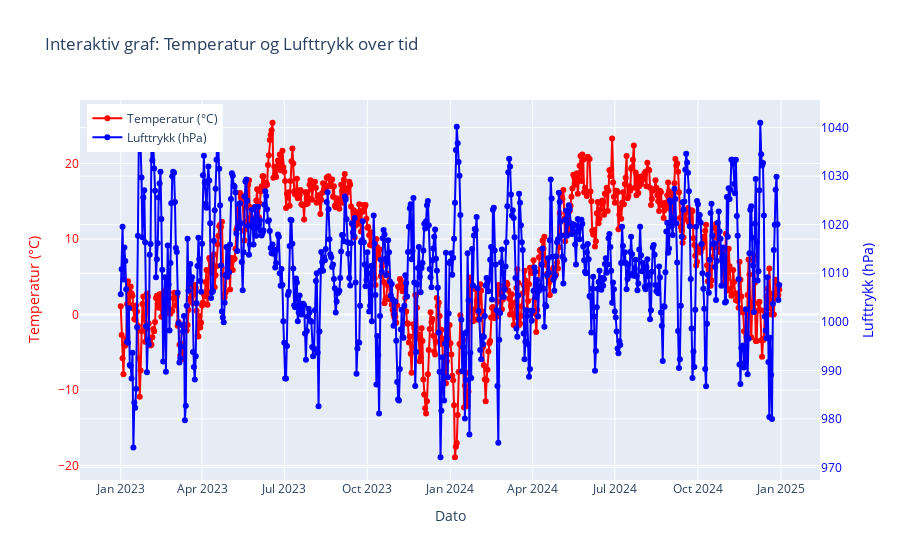

Write notebook code for a chart like this one.
### Markdown cell above
# Interaktiv visualisering av Temperatur og Lufttrykk med Plotly

Denne koden bruker Plotly til å lage en interaktiv visualisering som viser temperatur og lufttrykk over tid. I motsetning til statiske grafer, gir Plotly:

- Zoom- og pan-muligheter
- Hover-informasjon for alle datapunkter
- Støtte for flere y-akser (f.eks. temperatur og lufttrykk)

### Grafens innhold:

- Temperatur plottes som en rød linje med markører og vises på venstre y-akse.
- Lufttrykk plottes som en blå linje med markører og vises på høyre y-akse.
- Datoene vises på x-aksen, og hover-verktøyet viser begge verdiene for hver dag.

Denne typen graf egner seg godt til utforskning og presentasjon av værdata hvor man ønsker tydelig innsikt i samvariasjon mellom to ulike enheter.

### Code cell
# Oppretter et objekt med sti til datasettet
plotter = VærDataPlotter("../data/R_Sammenslaaing_uten_feil.csv")

plotter.tegn_interaktiv_temp_lufttrykk_plotly()

### Figure 1 — Plotly figure (JSON) as saved in the notebook; plotly's stock layout.template omitted (floating-point values rounded to 4 significant figures; data arrays with more than 128 entries replaced by an {"elided": "..."} marker saying what was removed)
{"data": [{"line": {"color": "red"}, "mode": "lines+markers", "name": "Temperatur (°C)", "type": "scatter", "x": {"elided": "730 str values"}, "y": {"elided": "730 float values"}}, {"line": {"color": "blue"}, "mode": "lines+markers", "name": "Lufttrykk (hPa)", "type": "scatter", "x": {"elided": "730 str values"}, "y": {"elided": "730 float values"}, "yaxis": "y2"}], "layout": {"hovermode": "x unified", "legend": {"x": 0.01, "y": 0.99}, "title": {"text": "Interaktiv graf: Temperatur og Lufttrykk over tid"}, "xaxis": {"title": {"text": "Dato"}}, "yaxis": {"tickfont": {"color": "red"}, "title": {"font": {"color": "red"}, "text": "Temperatur (°C)"}}, "yaxis2": {"overlaying": "y", "side": "right", "tickfont": {"color": "blue"}, "title": {"font": {"color": "blue"}, "text": "Lufttrykk (hPa)"}}}}
